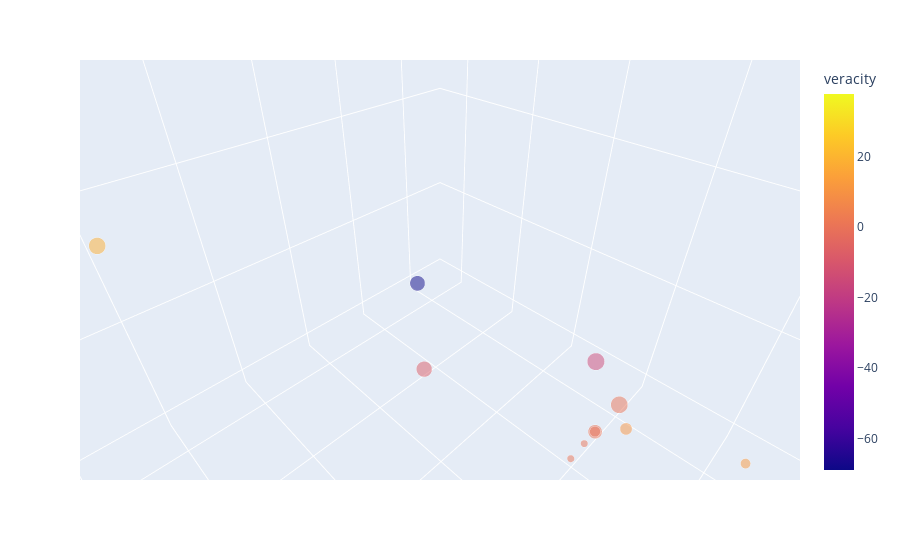

Notebook code cell kept with this figure:
### Markdown cell above
### This one shows Date Posted vs PowellScore & PowellPositive Variables.

### Code cell
import plotly.express as px
from plotly.offline import init_notebook_mode, iplot
init_notebook_mode(connected=True)

# graph
fig = px.scatter_3d(robert, x='date posted', y='PowellScore', z='PowellPositive',
              color='veracity',
              size = 'comment_length',
              hover_name = 'city',
              hover_data=['city','state','comments'],              
              opacity=0.5,
              size_max=17
                   )
fig.show()

### Figure 1 — Plotly figure (JSON) as saved in the notebook; plotly's stock layout.template omitted (floating-point values rounded to 4 significant figures; data arrays with more than 128 entries replaced by an {"elided": "..."} marker saying what was removed)
{"data": [{"customdata": {"elided": "50x3 str values"}, "hovertemplate": "<b>%{hovertext}</b><br><br>date posted=%{x}<br>PowellScore=%{y}<br>PowellPositive=%{z}<br>comment_length=%{marker.size}<br>city=%{customdata[0]}<br>state=%{customdata[1]}<br>comments=%{customdata[2]}<br>veracity=%{marker.color}<extra></extra>", "hovertext": ["grayling", "los gatos", "tompkinsville", "dallas", "somerset", "austin", "paramount", "westlake", "fleetwood", "little rock (south of)", "gainesville", "fresno", "easley", "hamilton (canada)", "pittston", "pine haven", "wenatchee", "tacoma", "colorado springs", "phoenix", "argyle", "houston", "oswego", "las vegas", "delray beach", "elko", "hampton", "san diego", "pismo beach", "danville (rural)", "williston", "mojave", "june lake", "san pedro", "tinley park", "el dorado hills", "pasco", "san pablo", "trenton (canada)", "victoria (canada)", "atascadero", "manassas", "albuquerque", "coalinga", "providence", "south bend", "cape girardeau", "honolulu", "anacortes", "springfield"], "legendgroup": "", "marker": {"color": [0, 16.62, -68.92, 0, 0, 0, 11.75, 18.17, -11.74, 0, 0, 0, 0, 0, 21.72, 0, 0, 0, 0, 0, 0, 0, 10.16, 0, 0, 0, 0, 21.28, 0, -15.04, -15.99, 0, 0, -18.02, 0, 18.84, 0, 15.11, 37.74, 0, 21.33, 0, 0, -7.926, 20.03, 13.41, 0, 16.28, 0, 0], "coloraxis": "coloraxis", "opacity": 0.5, "size": [90, 80, 106, 28, 25, 28, 47, 132, 135, 25, 43, 30, 25, 25, 30, 92, 35, 40, 138, 35, 39, 135, 68, 54, 41, 31, 130, 38, 92, 140, 107, 44, 35, 60, 124, 52, 18, 133, 84, 118, 131, 69, 141, 115, 50, 52, 42, 26, 31, 92], "sizemode": "area", "sizeref": 0.4879, "symbol": "circle"}, "mode": "markers", "name": "", "scene": "scene", "showlegend": false, "x": ["2005-05-24T00:00:00", "2014-01-10T00:00:00", "2000-02-16T00:00:00", "2010-11-21T00:00:00", "2013-08-30T00:00:00", "2013-12-23T00:00:00", "2004-09-29T00:00:00", "2008-10-31T00:00:00", "2004-08-11T00:00:00", "2011-01-31T00:00:00", "2006-05-15T00:00:00", "2006-10-30T00:00:00", "2002-02-22T00:00:00", "2001-08-05T00:00:00", "2009-08-05T00:00:00", "2001-02-18T00:00:00", "2009-03-19T00:00:00", "2007-08-07T00:00:00", "2003-08-28T00:00:00", "2003-12-19T00:00:00", "2012-05-13T00:00:00", "2000-01-07T00:00:00", "2004-12-03T00:00:00", "2001-02-18T00:00:00", "2006-07-16T00:00:00", "2007-08-07T00:00:00", "2013-10-14T00:00:00", "2006-10-30T00:00:00", "2008-10-31T00:00:00", "1999-02-16T00:00:00", "2014-03-18T00:00:00", "2011-12-12T00:00:00", "2006-02-14T00:00:00", "2013-11-11T00:00:00", "2012-05-13T00:00:00", "2004-06-18T00:00:00", "2011-12-12T00:00:00", "2011-01-05T00:00:00", "2001-04-28T00:00:00", "2005-01-11T00:00:00", "2007-03-08T00:00:00", "2013-12-02T00:00:00", "2012-11-19T00:00:00", "2005-10-11T00:00:00", "2009-04-14T00:00:00", "2008-10-31T00:00:00", "2011-07-04T00:00:00", "1999-01-28T00:00:00", "2012-08-05T00:00:00", "2012-11-19T00:00:00"], "y": [0, 0.2077, -0.6502, 0, 0, 0, 0.25, 0.1377, -0.08696, 0, 0, 0, 0, 0, 0.7241, 0, 0, 0, 0, 0, 0, 0, 0.1494, 0, 0, 0, 0, 0.5601, 0, -0.1074, -0.1494, 0, 0, -0.3004, 0, 0.3624, 0, 0.1136, 0.4493, 0, 0.1628, 0, 0, -0.06892, 0.4006, 0.2579, 0, 0.626, 0, 0], "z": [0, 13.76, 0, 0, 0, 0, 9.4, 15.97, 0, 0, 0, 0, 0, 0, 12.6, 0, 0, 0, 0, 0, 0, 0, 8.84, 0, 0, 0, 0, 13.64, 0, 0, 0, 0, 0, 0, 0, 13.83, 0, 13.57, 26.04, 0, 18.34, 0, 0, 8.51, 14.3, 10.66, 0, 10.01, 0, 0], "type": "scatter3d"}], "layout": {"scene": {"domain": {"x": [0, 1], "y": [0, 1]}, "xaxis": {"title": {"text": "date posted"}, "type": "date"}, "yaxis": {"title": {"text": "PowellScore"}, "type": "linear"}, "zaxis": {"title": {"text": "PowellPositive"}, "type": "linear"}, "aspectratio": {"x": 1, "y": 1, "z": 1}, "aspectmode": "auto", "camera": {"up": {"x": 0.01884, "y": -0.01849, "z": 0.9997}, "center": {"x": 0, "y": 0, "z": 0}, "eye": {"x": 0.1445, "y": 0.1445, "z": 0.1445}, "projection": {"type": "perspective"}}}, "coloraxis": {"colorbar": {"title": {"text": "veracity"}}, "colorscale": [[0, "#0d0887"], [0.1111, "#46039f"], [0.2222, "#7201a8"], [0.3333, "#9c179e"], [0.4444, "#bd3786"], [0.5556, "#d8576b"], [0.6667, "#ed7953"], [0.7778, "#fb9f3a"], [0.8889, "#fdca26"], [1, "#f0f921"]]}, "legend": {"tracegroupgap": 0, "itemsizing": "constant"}, "margin": {"t": 60}, "autosize": true}}
